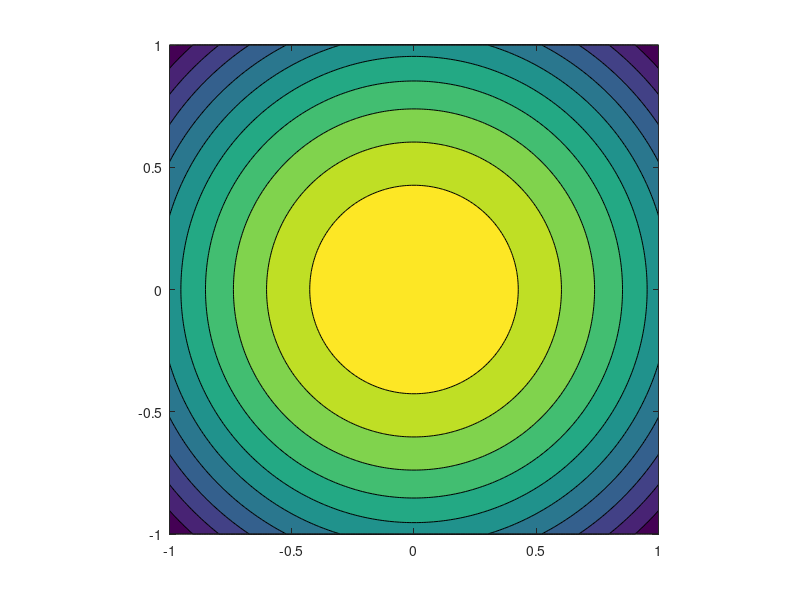

Write MATLAB code to recreate this figure.
clear all;
close all;

[X, Y] = meshgrid(-1:0.01:1, -1:0.01:1);
K = size(X, 1);
k = 1/(log((2*pi)^K));

Z = X.^2 + Y.^2;

%mesh(X, Y, 1 - k*Z)
contourf(X, Y, 1 - k*Z)
axis square;

